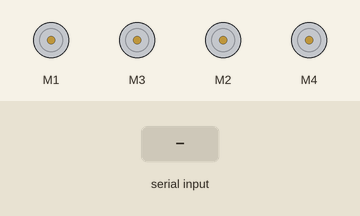
Simulated run of this sketch. Board: Arduino Uno, built with avr-gcc and run on an emulated ATmega328P. On the bench: 4 × DC motor (green arrow = forward, orange = backward, longer = faster). Inputs (shaded band) come from the test bench.

Above: at 1.2 s.
1.3 s: "L\n" received over Serial
At 2.1 s:
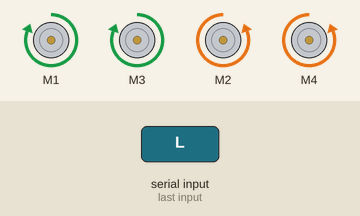
2.8 s: byte 70 ('F') received over Serial
At 3.2 s:
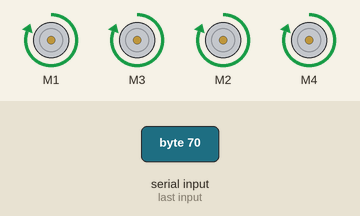
4.3 s: byte 71 ('G') received over Serial
At 5.5 s:
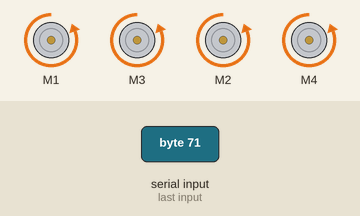
5.8 s: byte 83 ('S') received over Serial
At 6.7 s:
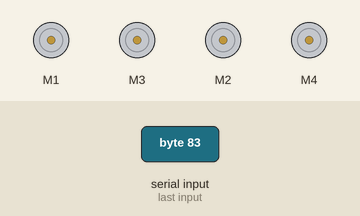
7.3 s: byte 82 ('R') received over Serial
At 7.9 s:
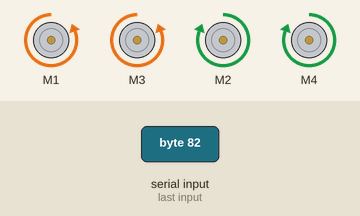
8.8 s: byte 81 ('Q') received over Serial
At 10.2 s:
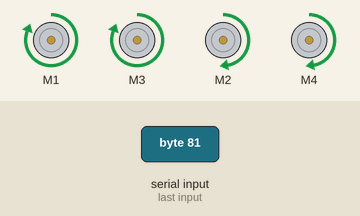
Timing chart, 0 to 11.3 s (numbered marks = the images above; inputs shaded):
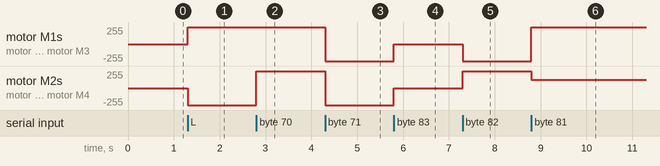

The sketch:

sketch_rc_bt_car.ino
```cpp
/*
Author: Mohammed Sazid Al Rashid
https://github.com/sazid/ArduinoRCcar
*/

#include <AFMotor.h>

AF_DCMotor m_rf(1); // right forward
AF_DCMotor m_lf(2); // left forward
AF_DCMotor m_rb(3); // right back
AF_DCMotor m_lb(4); // left back

char c, prev;
uint8_t speed = 255;
uint8_t turn_factor = 2;
String inString = "";    // string to hold input

void set_speed(uint8_t rf = speed, uint8_t lf = speed, uint8_t rb = speed, uint8_t lb = speed) {
  m_rf.setSpeed(rf);
  m_lf.setSpeed(lf);
  m_rb.setSpeed(rb);
  m_lb.setSpeed(lb);
}

void go_forward() {
  m_rf.run(FORWARD);
  m_lf.run(FORWARD);
  m_rb.run(FORWARD);
  m_lb.run(FORWARD);

  set_speed();
}

void go_back() {
  m_rf.run(BACKWARD);
  m_lf.run(BACKWARD);
  m_rb.run(BACKWARD);
  m_lb.run(BACKWARD);

  set_speed();
}

void go_right() {
  m_rf.run(BACKWARD);
  m_rb.run(BACKWARD);
  m_lf.run(FORWARD);
  m_lb.run(FORWARD);

  set_speed();
}

void go_left() {
  m_rf.run(FORWARD);
  m_rb.run(FORWARD);
  m_lf.run(BACKWARD);
  m_lb.run(BACKWARD);

  set_speed();
}

void go_left_forward() {
  m_rf.run(FORWARD);
  m_rb.run(FORWARD);
  m_lf.run(FORWARD);
  m_lb.run(FORWARD);

  set_speed(speed, speed/turn_factor, speed, speed/turn_factor);
}

void go_right_forward() {
  m_rf.run(FORWARD);
  m_rb.run(FORWARD);
  m_lf.run(FORWARD);
  m_lb.run(FORWARD);

  set_speed(speed/turn_factor, speed, speed/turn_factor, speed);
}

void go_left_backward() {
  m_rf.run(BACKWARD);
  m_rb.run(BACKWARD);
  m_lf.run(BACKWARD);
  m_lb.run(BACKWARD);

  set_speed(speed, speed/turn_factor, speed, speed/turn_factor);
}

void go_right_backward() {
  m_rf.run(BACKWARD);
  m_rb.run(BACKWARD);
  m_lf.run(BACKWARD);
  m_lb.run(BACKWARD);

  set_speed(speed/turn_factor, speed, speed/turn_factor, speed);
}

void stop_motors() {
  m_rf.run(RELEASE);
  m_lf.run(RELEASE);
  m_rb.run(RELEASE);
  m_lb.run(RELEASE);
}

void setup() {
  Serial.begin(9600);
}

void loop() {
  while (Serial.available() > 0) {
    c = Serial.read();
    // Serial.print(c);

    if (isDigit(c)) {
      inString += (char)c;
    } else if (c == '\n') {
      if (inString.length() > 0) {
        if (prev == 'J') {
          speed = inString.toInt();
          set_speed();
        } else if (prev == 'K') {
          turn_factor = inString.toInt();
          set_speed();
        }
      }
      // clear the string for new input:
      inString = "";
    } else if (c == 'F') {
      go_forward();
    } else if (c == 'G') {
      go_back();
    } else if (c == 'S') {
      stop_motors();
    } else if (c == 'L') {
      go_left();
    } else if (c == 'R') {
      go_right();
    } else if (c == 'Q') {
      go_left_forward();
    } else if (c == 'E') {
      go_right_forward();
    } else if (c == 'Z') {
      go_left_backward();
    } else if (c == 'C') {
      go_right_backward();
    } else if (c == 'X') {
      // set full speed
      speed = 255;
      set_speed();
    } else if (c == 'Y') {
      // set partial speed
      speed = 180;
      set_speed();
    } else {
      prev = c;
    }

    // delay(10);
  }
}
```

Measured:
- after the input at 1.3 s, motor M1, motor M3: stopped → forward 255/255 at once; motor M2, motor M4: stopped → backward 255/255 at once
- after the input at 2.8 s, motor M2, motor M4: backward 255/255 → forward 255/255 at once
- after the input at 4.3 s, motor M1, motor M3, motor M2, motor M4: forward 255/255 → backward 255/255 at once
- after the input at 5.8 s, motor M1, motor M3, motor M2, motor M4: backward 255/255 → stopped at once
- after the input at 7.3 s, motor M1, motor M3: stopped → backward 255/255 at once; motor M2, motor M4: stopped → forward 255/255 at once
- after the input at 8.8 s, motor M1, motor M3: backward 255/255 → forward 255/255 at once; motor M2, motor M4: forward 255/255 → forward 127/255 at once
